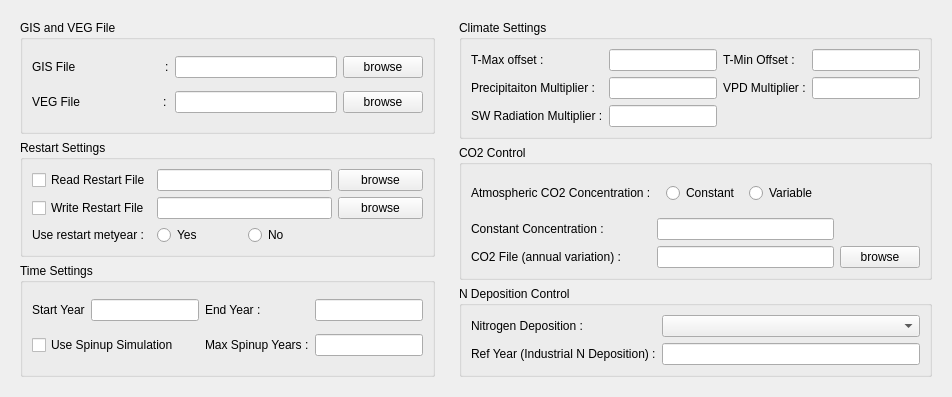
        <widget class="QWidget" name="tabSimulationSetting">
         <attribute name="title">
          <string>Simulation Settings</string>
         </attribute>
         <layout class="QHBoxLayout" name="horizontalLayout">
          <item>
           <widget class="QFrame" name="frame_3">
            <property name="frameShape">
             <enum>QFrame::NoFrame</enum>
            </property>
            <property name="frameShadow">
             <enum>QFrame::Raised</enum>
            </property>
            <layout class="QVBoxLayout" name="verticalLayout_2">
             <item>
              <widget class="QGroupBox" name="groupBoxGisVegFile">
               <property name="title">
                <string>GIS and VEG File</string>
               </property>
               <layout class="QGridLayout" name="gridLayout_7">
                <item row="2" column="3">
                 <widget class="QPushButton" name="btnBrowseVegFile">
                  <property name="text">
                   <string>browse</string>
                  </property>
                 </widget>
                </item>
                <item row="1" column="3">
                 <widget class="QPushButton" name="btnBrowseGisFile">
                  <property name="text">
                   <string>browse</string>
                  </property>
                 </widget>
                </item>
                <item row="1" column="0">
                 <widget class="QLabel" name="label_5">
                  <property name="text">
                   <string>GIS File                           :</string>
                  </property>
                 </widget>
                </item>
                <item row="1" column="1">
                 <widget class="QLineEdit" name="txtGisFileName">
                  <property name="enabled">
                   <bool>true</bool>
                  </property>
                 </widget>
                </item>
                <item row="2" column="1">
                 <widget class="QLineEdit" name="txtVegFileName"/>
                </item>
                <item row="2" column="0">
                 <widget class="QLabel" name="label_6">
                  <property name="text">
                   <string>VEG File                         :</string>
                  </property>
                 </widget>
                </item>
               </layout>
              </widget>
             </item>
             <item>
              <widget class="QGroupBox" name="groupBoxRestart">
               <property name="title">
                <string>Restart Settings</string>
               </property>
               <layout class="QGridLayout" name="gridLayout_2">
                <item row="2" column="2">
                 <widget class="QRadioButton" name="rbtMetyearNo">
                  <property name="text">
                   <string>No</string>
                  </property>
                 </widget>
                </item>
                <item row="0" column="0">
                 <widget class="QCheckBox" name="ckbReadRestartFile">
                  <property name="text">
                   <string>Read Restart File</string>
                  </property>
                 </widget>
                </item>
                <item row="2" column="0">
                 <widget class="QLabel" name="label_11">
                  <property name="text">
                   <string>Use restart metyear :</string>
                  </property>
                 </widget>
                </item>
                <item row="1" column="0">
                 <widget class="QCheckBox" name="ckbWriteRestartFile">
                  <property name="text">
                   <string>Write Restart File</string>
                  </property>
                 </widget>
                </item>
                <item row="1" column="1" colspan="2">
                 <widget class="QLineEdit" name="txtRestartFileWrite"/>
                </item>
                <item row="1" column="3">
                 <widget class="QPushButton" name="btnBrowseRestartFileWrite">
                  <property name="text">
                   <string>browse</string>
                  </property>
                 </widget>
                </item>
                <item row="2" column="1">
                 <widget class="QRadioButton" name="rbtMetyearYes">
                  <property name="text">
                   <string>Yes</string>
                  </property>
                 </widget>
                </item>
                <item row="0" column="3">
                 <widget class="QPushButton" name="btnBrowseRestartFileRead">
                  <property name="text">
                   <string>browse</string>
                  </property>
                 </widget>
                </item>
                <item row="0" column="1" colspan="2">
                 <widget class="QLineEdit" name="txtRestartFileRead">
                  <property name="enabled">
                   <bool>true</bool>
                  </property>
                 </widget>
                </item>
               </layout>
              </widget>
             </item>
             <item>
              <widget class="QGroupBox" name="groupBoxTimeSetting">
               <property name="title">
                <string>Time Settings</string>
               </property>
               <layout class="QGridLayout" name="gridLayout_3">
                <item row="0" column="3">
                 <widget class="QLineEdit" name="txtEndYear">
                  <property name="inputMask">
                   <string/>
                  </property>
                  <property name="maxLength">
                   <number>32767</number>
                  </property>
                 </widget>
                </item>
                <item row="0" column="1">
                 <widget class="QLineEdit" name="txtStartYear">
                  <property name="acceptDrops">
                   <bool>true</bool>
                  </property>
                  <property name="inputMethodHints">
                   <set>Qt::ImhDigitsOnly</set>
                  </property>
                  <property name="inputMask">
                   <string/>
                  </property>
                  <property name="text">
                   <string/>
                  </property>
                  <property name="maxLength">
                   <number>32767</number>
                  </property>
                 </widget>
                </item>
                <item row="0" column="0">
                 <widget class="QLabel" name="label_13">
                  <property name="text">
                   <string>Start Year</string>
                  </property>
                 </widget>
                </item>
                <item row="1" column="2">
                 <widget class="QLabel" name="label_19">
                  <property name="text">
                   <string>Max Spinup Years :</string>
                  </property>
                 </widget>
                </item>
                <item row="0" column="2">
                 <widget class="QLabel" name="label_15">
                  <property name="text">
                   <string>End Year :</string>
                  </property>
                 </widget>
                </item>
                <item row="1" column="0" colspan="2">
                 <widget class="QCheckBox" name="ckbSpinup">
                  <property name="text">
                   <string>Use Spinup Simulation</string>
                  </property>
                 </widget>
                </item>
                <item row="1" column="3">
                 <widget class="QLineEdit" name="txtSpinupYear">
                  <property name="inputMask">
                   <string/>
                  </property>
                  <property name="maxLength">
                   <number>32767</number>
                  </property>
                 </widget>
                </item>
               </layout>
              </widget>
             </item>
            </layout>
           </widget>
          </item>
          <item>
           <widget class="QFrame" name="frame_5">
            <property name="frameShape">
             <enum>QFrame::NoFrame</enum>
            </property>
            <property name="frameShadow">
             <enum>QFrame::Raised</enum>
            </property>
            <layout class="QVBoxLayout" name="verticalLayout_3">
             <item>
              <widget class="QGroupBox" name="groupBoxClimateSetting">
               <property name="title">
                <string>Climate Settings</string>
               </property>
               <layout class="QGridLayout" name="gridLayout_6">
                <item row="0" column="0">
                 <widget class="QLabel" name="label_14">
                  <property name="text">
                   <string>T-Max offset :</string>
                  </property>
                 </widget>
                </item>
                <item row="0" column="1">
                 <widget class="QLineEdit" name="txtTmaxOffset">
                  <property name="inputMask">
                   <string/>
                  </property>
                 </widget>
                </item>
                <item row="0" column="2">
                 <widget class="QLabel" name="label_16">
                  <property name="text">
                   <string>T-Min Offset :</string>
                  </property>
                 </widget>
                </item>
                <item row="0" column="3">
                 <widget class="QLineEdit" name="txtTminOffset">
                  <property name="inputMask">
                   <string/>
                  </property>
                 </widget>
                </item>
                <item row="1" column="0">
                 <widget class="QLabel" name="label_23">
                  <property name="text">
                   <string>Precipitaiton Multiplier :</string>
                  </property>
                 </widget>
                </item>
                <item row="1" column="1">
                 <widget class="QLineEdit" name="txtPrecipitationMulp">
                  <property name="inputMask">
                   <string/>
                  </property>
                 </widget>
                </item>
                <item row="1" column="2">
                 <widget class="QLabel" name="label">
                  <property name="text">
                   <string>VPD Multiplier :</string>
                  </property>
                 </widget>
                </item>
                <item row="1" column="3">
                 <widget class="QLineEdit" name="txtVpdMulp">
                  <property name="inputMask">
                   <string/>
                  </property>
                 </widget>
                </item>
                <item row="2" column="0">
                 <widget class="QLabel" name="label_25">
                  <property name="text">
                   <string>SW Radiation Multiplier :</string>
                  </property>
                 </widget>
                </item>
                <item row="2" column="1">
                 <widget class="QLineEdit" name="txtRadiationMulp">
                  <property name="inputMask">
                   <string/>
                  </property>
                 </widget>
                </item>
               </layout>
              </widget>
             </item>
             <item>
              <widget class="QGroupBox" name="groupBoxCo2Control">
               <property name="title">
                <string>CO2 Control</string>
               </property>
               <layout class="QGridLayout" name="gridLayout_5">
                <item row="4" column="0">
                 <widget class="QLabel" name="label_33">
                  <property name="text">
                   <string>Constant Concentration :</string>
                  </property>
                 </widget>
                </item>
                <item row="4" column="1">
                 <widget class="QLineEdit" name="txtConsConcentration">
                  <property name="inputMask">
                   <string/>
                  </property>
                 </widget>
                </item>
                <item row="0" column="0">
                 <widget class="QLabel" name="label_24">
                  <property name="text">
                   <string>Atmospheric CO2 Concentration :</string>
                  </property>
                 </widget>
                </item>
                <item row="5" column="2">
                 <widget class="QPushButton" name="btnCarbonFile">
                  <property name="text">
                   <string>browse</string>
                  </property>
                 </widget>
                </item>
                <item row="5" column="0">
                 <widget class="QLabel" name="label_34">
                  <property name="text">
                   <string>CO2 File (annual variation) :</string>
                  </property>
                 </widget>
                </item>
                <item row="5" column="1">
                 <widget class="QLineEdit" name="txtCarbonFile"/>
                </item>
                <item row="0" column="1">
                 <widget class="QFrame" name="frame_6">
                  <property name="frameShape">
                   <enum>QFrame::NoFrame</enum>
                  </property>
                  <property name="frameShadow">
                   <enum>QFrame::Raised</enum>
                  </property>
                  <layout class="QHBoxLayout" name="horizontalLayout_5">
                   <item>
                    <widget class="QRadioButton" name="rbtCCContant">
                     <property name="text">
                      <string>Constant</string>
                     </property>
                    </widget>
                   </item>
                   <item>
                    <widget class="QRadioButton" name="rbtCCVariable">
                     <property name="text">
                      <string>Variable</string>
                     </property>
                    </widget>
                   </item>
                  </layout>
                 </widget>
                </item>
               </layout>
              </widget>
             </item>
             <item>
              <widget class="QGroupBox" name="groupBoxNDeposition">
               <property name="title">
                <string>N Deposition Control</string>
               </property>
               <layout class="QGridLayout" name="gridLayout_4">
                <item row="0" column="0">
                 <widget class="QLabel" name="label_39">
                  <property name="text">
                   <string>Nitrogen Deposition :</string>
                  </property>
                 </widget>
                </item>
                <item row="0" column="1">
                 <widget class="QComboBox" name="cmbNitrogenDiposition"/>
                </item>
                <item row="1" column="0">
                 <widget class="QLabel" name="label_43">
                  <property name="text">
                   <string>Ref Year (Industrial N Deposition) :</string>
                  </property>
                 </widget>
                </item>
                <item row="1" column="1">
                 <widget class="QLineEdit" name="txtRefYear">
                  <property name="inputMask">
                   <string/>
                  </property>
                 </widget>
                </item>
               </layout>
              </widget>
             </item>
            </layout>
           </widget>
          </item>
         </layout>
        </widget>
